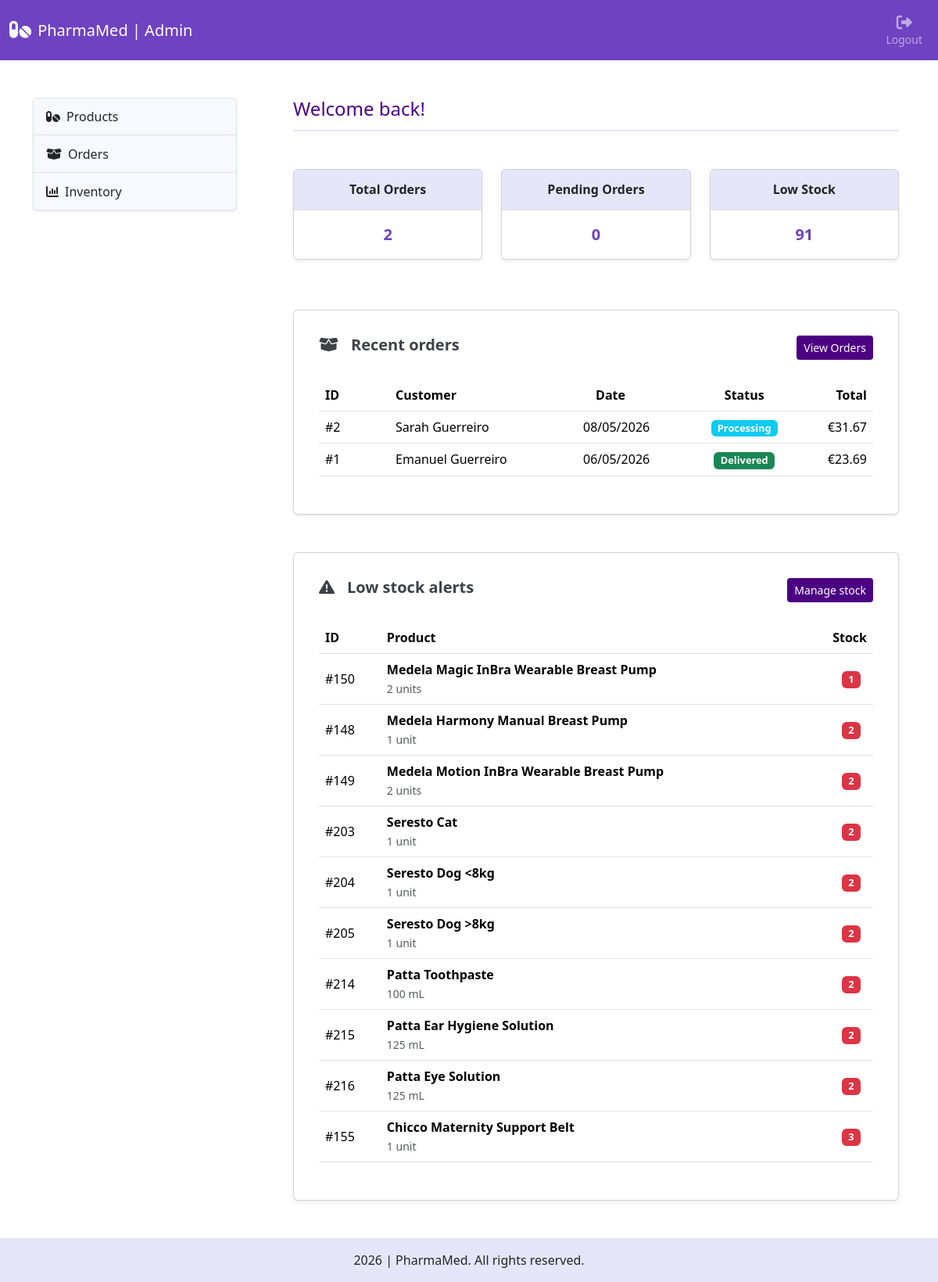
Before: /admin/ (signed in) with the older database file.
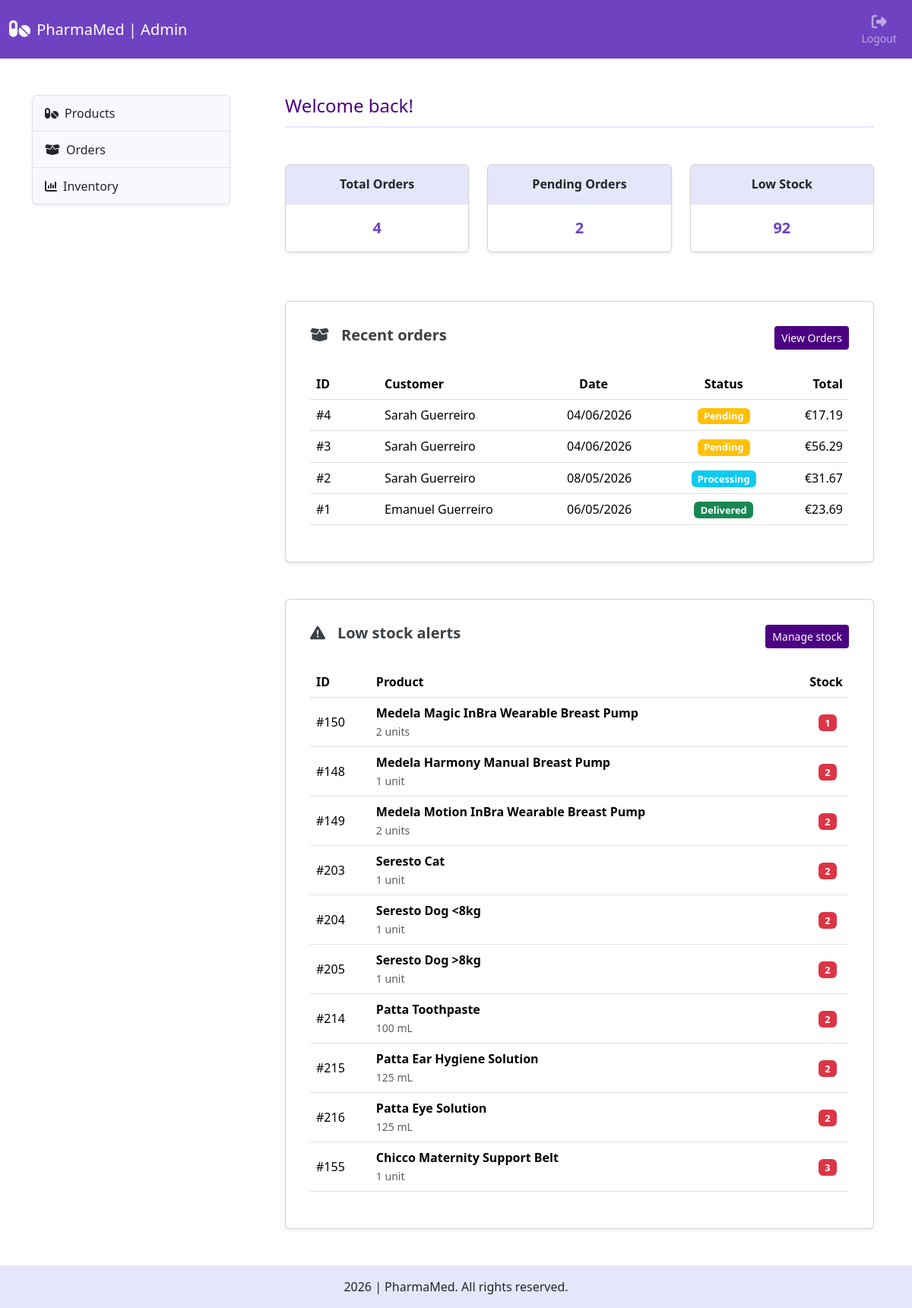
After: the same page with the newer database file.
### tables this page shows
CREATE TABLE "orders" (
    id INTEGER PRIMARY KEY AUTOINCREMENT,
    user_id INTEGER NOT NULL,
    address_id INTEGER NOT NULL,
    full_name TEXT NOT NULL,
    address_line TEXT NOT NULL,
    postal_code TEXT NOT NULL,
    city TEXT NOT NULL,
    country TEXT NOT NULL,
    shipping_method TEXT NOT NULL,
    subtotal REAL NOT NULL,
    shipping_cost REAL NOT NULL,
    total REAL NOT NULL,
    status TEXT NOT NULL DEFAULT 'pending',
    created_at DATETIME DEFAULT CURRENT_TIMESTAMP,
    updated_at DATETIME DEFAULT CURRENT_TIMESTAMP,
    FOREIGN KEY (user_id) REFERENCES users(id)
);

CREATE TABLE products (
    product_id INTEGER PRIMARY KEY AUTOINCREMENT,
    name TEXT NOT NULL,
    description TEXT,
    category_id INTEGER NOT NULL,
    brand_id INTEGER NOT NULL,
    pack_size TEXT NOT NULL,
    price REAL NOT NULL CHECK(price >= 0),
    stock INTEGER NOT NULL DEFAULT 0 CHECK(stock >= 0),
    image_url TEXT,
    created_at DATETIME DEFAULT CURRENT_TIMESTAMP,
    updated_at DATETIME DEFAULT CURRENT_TIMESTAMP, is_active INTEGER NOT NULL DEFAULT 1,
    FOREIGN KEY (category_id) REFERENCES categories(category_id),
    FOREIGN KEY (brand_id) REFERENCES brands(brand_id)
);

### app/routes/admin.py (the view)
@admin_bp.route("/")
@admin_required
def admin_home():
    db = get_db()
    total_orders = count_orders(db)
    pending_orders = count_orders(db, status="pending")
    low_stock_count = count_low_stock_products(db)
    recent_orders = get_recent_orders(db)
    low_stock_products = get_low_stock_products(db, limit=10)
    return render_template("admin/dashboard.html", total_orders=total_orders, pending_orders=pending_orders, low_stock_count=low_stock_count, recent_orders=recent_orders,
                           low_stock_products=low_stock_products)

### app/__init__.py (called while the page is built)
@app.context_processor
def inject_globals():
    return {
        "categories_menu": load_categories_menu(),
        "cart_count": get_cart_count()
    }

### app/services/admin_service.py (called while the page is built)
def get_admin_by_id(admin_id):
    db = get_db()
    return db.execute(
        """
        SELECT id
        FROM admins
        WHERE id = ?
        """,
        (admin_id,)
    ).fetchone()

### app/services/cart_service.py (called while the page is built)
def get_cart_count():
    db = get_db()
    if current_user.is_authenticated:
        return db_cart_count(db, current_user.id)
    session_cart = session.get('cart', {})
    return sum(session_cart.values())

### app/services/order_service.py (called while the page is built)
def get_recent_orders(db):
    return db.execute(
        """
        SELECT id, full_name, total, status, created_at
        FROM orders
        ORDER BY created_at DESC
        LIMIT 5
        """
    ).fetchall()

def count_orders(db, status=None):
    query = "SELECT COUNT(*) AS total FROM orders"
    params = []
    if status:
        query += " WHERE status = ?"
        params.append(status)
    return db.execute(query, tuple(params)).fetchone()["total"]

### app/utils/db.py (called while the page is built)
def get_db():
    if "db" not in g:
        g.db = sqlite3.connect(DATABASE_PATH)
        g.db.row_factory = sqlite3.Row
        g.db.execute("PRAGMA foreign_keys = ON")
    return g.db

### app/templates/admin/dashboard.html (shortened to what the changed rows need)
{% extends "admin/admin.html" %}
{% block admin_content %}
<div class="page-header pb-1 mb-5">
    <h1 class="fs-4">Welcome back!</h1>
</div>
<div class="row row-cols-1 row-cols-md-3 mb-5">
    <div class="col mb-3">
        <div class="card admin-card shadow-sm">
            <ul class="list-group list-group-flush text-center">
                <li class="list-group-item dark-item">
                    <h2 class="text fs-6 fw-bold my-2">
                        Total Orders
                    </h2>
                </li>
                <li class="list-group-item">
                    <div class="my-2">
                        <div class="number fw-bold fs-5">
                            {{ total_orders }}
                        </div>
                    </div>
                </li>
            </ul>
        </div>
    </div>
    <div class="col mb-3">
        <div class="card admin-card shadow-sm">
            <ul class="list-group list-group-flush text-center">
                <li class="list-group-item dark-item">
                    <h2 class="text fs-6 fw-bold my-2">
                        Pending Orders
                    </h2>
                </li>
                <li class="list-group-item">
                    <div class="my-2">
                        <div class="number fw-bold fs-5">
                            {{ pending_orders }}
                        </div>
                    </div>
                </li>
            </ul>
        </div>
    </div>
    <div class="col mb-3">
        <div class="card admin-card shadow-sm">
            <ul class="list-group list-group-flush text-center">
                <li class="list-group-item dark-item">
                    <h2 class="text fs-6 fw-bold my-2">
                        Low Stock
                    </h2>
                </li>
                <li class="list-group-item">
                    <div class="my-2">
                        <div class="number fw-bold fs-5">
                            {{ low_stock_count }}
                        </div>
                    </div>
                </li>
            </ul>
        </div>
    </div>
</div>
<div class="card recent-orders-card shadow-sm p-3 mb-5">
    <div class="card-body">
        <div class="d-flex justify-content-between align-items-center flex-wrap gap-3 mb-4">
            <h2 class="card-title fs-5 fw-semibold">
                <i class="fa-solid fa-box-open me-3" aria-hidden="true"></i>Recent orders
            </h2>
        </div>
        <div class="table-responsive">
            <table class="table align-middle">
                <thead>
                    <tr>
                        <th>ID</th>
                        <th class="ps-md-5">Customer</th>
                        <th class="ps-4">Date</th>
                        <th class="text-center">Status</th>
                        <th class="text-end">Total</th>
                    </tr>
                </thead>
                <tbody>
                {% for order in recent_orders %}
                    <tr>
                        <td>#{{ order.id }}</td>
                        <td class="ps-md-5">{{ order.full_name }}</td>
                        <td>{{ order.created_at | format_date }}</td>
                        <td class="text-center">
                            <span class="badge {% if order.status == 'pending' %}bg-warning{% elif order.status == 'processing' %}bg-info{% elif order.status == 'shipped' %}bg-primary{% elif order.status == 'delivered' %}bg-success{% elif order.status == 'cancelled' %}bg-danger{% endif %}">
                                {{ order.status|title }}
                            </span>
                        </td>
                        <td class="text-end">€{{ "%.2f"|format(order.total) }}</td>
                    </tr>
                {% endfor %}
                </tbody>
            </table>
        </div>
    </div>
</div>
<div class="card low-stock-card shadow-sm p-3">
    <div class="card-body">
        <div class="d-flex justify-content-between align-items-center flex-wrap gap-3 mb-4">
            <h2 class="card-title fs-5 fw-semibold">
                <i class="fa-solid fa-triangle-exclamation me-3" aria-hidden="true"></i>Low stock alerts
            </h2>
        </div>
        <div class="table-responsive">
            <table class="table align-middle">
                <thead>
                    <tr>
                        <th>ID</th>
                        <th>Product</th>
                        <th class="text-end">Stock</th>
                    </tr>
                </thead>
                <tbody>
                {% for product in low_stock_products %}
                    <tr>
                        <td>#{{ product.product_id }}</td>
                        <td>
                            <div class="fw-semibold">{{ product.name }}</div>
                            <small class="text-muted">{{ product.pack_size }}</small>
                        </td>
                        <td class="text-end pe-3">
                            <span class="badge {% if product.stock <= 5 %}bg-danger {% elif product.stock > 5 and product.stock <= 10 %}bg-warning {% endif %}">
                                {{ product.stock }}
                            </span>
                        </td>
                    </tr>
                {% endfor %}
                </tbody>
            </table>
        </div>
    </div>
</div>
{% endblock %}

Changed rows visible on the page:
added orders: id "4", full_name "Sarah Guerreiro", created_at "04/06/2026", status "Pending", total "17.19"
added orders: id "3", full_name "Sarah Guerreiro", created_at "04/06/2026", status "Pending", total "56.29"
Other visible differences:
{{ total_orders }}: "2" → "4"
{{ pending_orders }}: "0" → "2"
{{ low_stock_count }}: "91" → "92"
